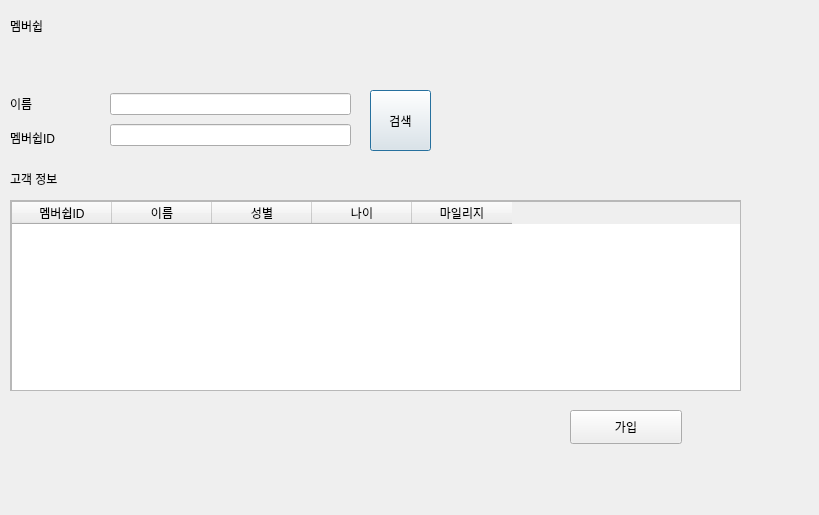
<?xml version="1.0" encoding="UTF-8"?>
<ui version="4.0">
 <class>Dialog</class>
 <widget class="QDialog" name="Dialog">
  <property name="geometry">
   <rect>
    <x>0</x>
    <y>0</y>
    <width>819</width>
    <height>515</height>
   </rect>
  </property>
  <property name="windowTitle">
   <string>Dialog</string>
  </property>
  <widget class="QWidget" name="horizontalLayoutWidget">
   <property name="geometry">
    <rect>
     <x>10</x>
     <y>10</y>
     <width>731</width>
     <height>31</height>
    </rect>
   </property>
   <layout class="QHBoxLayout" name="horizontalLayout_7">
    <item>
     <widget class="QLabel" name="label_5">
      <property name="text">
       <string>멤버쉽</string>
      </property>
     </widget>
    </item>
   </layout>
  </widget>
  <widget class="QPushButton" name="pushButton">
   <property name="geometry">
    <rect>
     <x>370</x>
     <y>90</y>
     <width>61</width>
     <height>61</height>
    </rect>
   </property>
   <property name="text">
    <string>검색</string>
   </property>
  </widget>
  <widget class="QScrollArea" name="scrollArea">
   <property name="geometry">
    <rect>
     <x>10</x>
     <y>200</y>
     <width>731</width>
     <height>191</height>
    </rect>
   </property>
   <property name="widgetResizable">
    <bool>true</bool>
   </property>
   <widget class="QWidget" name="scrollAreaWidgetContents_5">
    <property name="geometry">
     <rect>
      <x>0</x>
      <y>0</y>
      <width>729</width>
      <height>189</height>
     </rect>
    </property>
    <widget class="QTableWidget" name="tableWidget_5">
     <property name="geometry">
      <rect>
       <x>0</x>
       <y>0</y>
       <width>731</width>
       <height>192</height>
      </rect>
     </property>
     <column>
      <property name="text">
       <string>멤버쉽ID</string>
      </property>
     </column>
     <column>
      <property name="text">
       <string>이름</string>
      </property>
     </column>
     <column>
      <property name="text">
       <string>성별</string>
      </property>
     </column>
     <column>
      <property name="text">
       <string>나이</string>
      </property>
     </column>
     <column>
      <property name="text">
       <string>마일리지</string>
      </property>
     </column>
    </widget>
   </widget>
  </widget>
  <widget class="QLabel" name="label_10">
   <property name="geometry">
    <rect>
     <x>10</x>
     <y>170</y>
     <width>91</width>
     <height>18</height>
    </rect>
   </property>
   <property name="text">
    <string>고객 정보</string>
   </property>
  </widget>
  <widget class="QWidget" name="verticalLayoutWidget">
   <property name="geometry">
    <rect>
     <x>10</x>
     <y>90</y>
     <width>91</width>
     <height>61</height>
    </rect>
   </property>
   <layout class="QVBoxLayout" name="verticalLayout_3">
    <item>
     <widget class="QLabel" name="label_8">
      <property name="enabled">
       <bool>true</bool>
      </property>
      <property name="text">
       <string>이름</string>
      </property>
     </widget>
    </item>
    <item>
     <widget class="QLabel" name="label_9">
      <property name="enabled">
       <bool>true</bool>
      </property>
      <property name="autoFillBackground">
       <bool>false</bool>
      </property>
      <property name="text">
       <string>멤버쉽ID</string>
      </property>
     </widget>
    </item>
   </layout>
  </widget>
  <widget class="QWidget" name="verticalLayoutWidget_2">
   <property name="geometry">
    <rect>
     <x>110</x>
     <y>90</y>
     <width>241</width>
     <height>61</height>
    </rect>
   </property>
   <layout class="QVBoxLayout" name="verticalLayout_4">
    <item>
     <widget class="QLineEdit" name="lineEdit_3"/>
    </item>
    <item>
     <widget class="QLineEdit" name="lineEdit_6"/>
    </item>
   </layout>
  </widget>
  <widget class="QPushButton" name="pushButton_2">
   <property name="geometry">
    <rect>
     <x>570</x>
     <y>410</y>
     <width>112</width>
     <height>34</height>
    </rect>
   </property>
   <property name="text">
    <string>가입</string>
   </property>
  </widget>
 </widget>
 <resources/>
 <connections/>
</ui>
